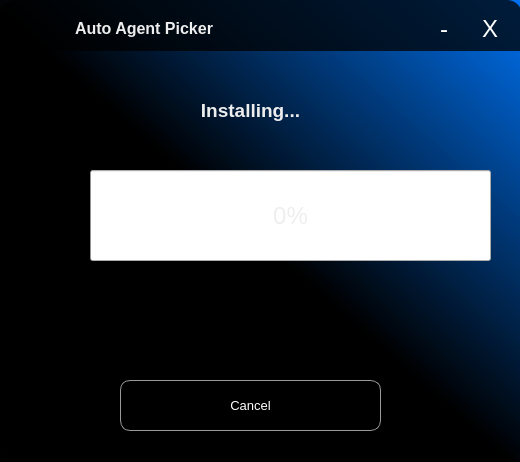
<?xml version="1.0" encoding="UTF-8"?>
<ui version="4.0">
 <class>Form</class>
 <widget class="QWidget" name="Form">
  <property name="geometry">
   <rect>
    <x>0</x>
    <y>0</y>
    <width>520</width>
    <height>462</height>
   </rect>
  </property>
  <property name="font">
   <font>
    <pointsize>10</pointsize>
   </font>
  </property>
  <property name="windowTitle">
   <string>Form</string>
  </property>
  <property name="styleSheet">
   <string notr="true">QWidget {
color: #EEE;
}

#Form {
background-color: qlineargradient(spread:pad, x1:0.487562, y1:0.512, x2:1, y2:0, stop:0 rgba(0, 0, 0, 242), stop:1 rgba(0, 113, 240, 238));
}

#widget {
	border-radius: 15px;
background-color: qlineargradient(spread:pad, x1:0.487562, y1:0.512, x2:1, y2:0, stop:0 rgba(0, 0, 0, 242), stop:1 rgba(0, 113, 240, 238));
color: #EEE;
}

#appHeader {
	background-color: rgba(0, 0, 0, 0.75);
	border: none;
	border-top-left-radius: 15px;
	border-top-right-radius: 15px;
	border: none;
}

QPushButton, QComboBox {
	background: transparent;
	border-radius: 10px;
	color: white;
	border: 1px solid #999;
}
QPushButton:hover, QLineEdit:hover {
	border-color: red;
}

QLineEdit {
	padding: 5px;
	background-color: rgba(0, 0, 0, 0.5);
	backdrop-filter: blur(5px);
	border-radius: 10px;
	color: white;
	border: 1px solid #999;
}

QCheckBox {
	background-color: transparent
}

#title {
	color: red;
}

QLabel {
	background-color: transparent;
}</string>
  </property>
  <widget class="QWidget" name="widget" native="true">
   <property name="geometry">
    <rect>
     <x>0</x>
     <y>0</y>
     <width>521</width>
     <height>461</height>
    </rect>
   </property>
   <property name="styleSheet">
    <string notr="true"/>
   </property>
   <widget class="QGroupBox" name="appHeader">
    <property name="enabled">
     <bool>true</bool>
    </property>
    <property name="geometry">
     <rect>
      <x>1</x>
      <y>0</y>
      <width>521</width>
      <height>51</height>
     </rect>
    </property>
    <property name="styleSheet">
     <string notr="true">QPushButton {
	border-radius: 2px;
	height: 30px;
	width: 30px;
	border: 5px solid transparent;
}
QPushButton:hover {
	background-color: rgba(255, 255, 255, 0.1);
}

#appIcon {
	width: 50px;
	min-width: 50px;
}</string>
    </property>
    <property name="alignment">
     <set>Qt::AlignLeading|Qt::AlignLeft|Qt::AlignVCenter</set>
    </property>
    <layout class="QHBoxLayout" name="header_2">
     <property name="leftMargin">
      <number>15</number>
     </property>
     <property name="topMargin">
      <number>3</number>
     </property>
     <property name="bottomMargin">
      <number>0</number>
     </property>
     <item alignment="Qt::AlignHCenter">
      <widget class="QLabel" name="appIcon">
       <property name="whatsThis">
        <string>&lt;html&gt;&lt;head/&gt;&lt;body&gt;&lt;p&gt;&lt;br/&gt;&lt;/p&gt;&lt;/body&gt;&lt;/html&gt;</string>
       </property>
       <property name="styleSheet">
        <string notr="true">border-image: url(:/res/icon.ico) 0;
width: 30px;
max-width: 40px;</string>
       </property>
       <property name="text">
        <string/>
       </property>
      </widget>
     </item>
     <item>
      <widget class="QLabel" name="label_2">
       <property name="font">
        <font>
         <pointsize>12</pointsize>
         <weight>75</weight>
         <bold>true</bold>
        </font>
       </property>
       <property name="text">
        <string>Auto Agent Picker</string>
       </property>
      </widget>
     </item>
     <item>
      <spacer name="horizontalSpacer">
       <property name="orientation">
        <enum>Qt::Horizontal</enum>
       </property>
       <property name="sizeHint" stdset="0">
        <size>
         <width>40</width>
         <height>20</height>
        </size>
       </property>
      </spacer>
     </item>
     <item>
      <widget class="QPushButton" name="minimizeBtn">
       <property name="font">
        <font>
         <pointsize>18</pointsize>
         <weight>50</weight>
         <bold>false</bold>
        </font>
       </property>
       <property name="cursor">
        <cursorShape>PointingHandCursor</cursorShape>
       </property>
       <property name="styleSheet">
        <string notr="true"/>
       </property>
       <property name="text">
        <string>-</string>
       </property>
      </widget>
     </item>
     <item>
      <widget class="QPushButton" name="exitBtn">
       <property name="font">
        <font>
         <pointsize>18</pointsize>
         <weight>50</weight>
         <bold>false</bold>
        </font>
       </property>
       <property name="cursor">
        <cursorShape>PointingHandCursor</cursorShape>
       </property>
       <property name="whatsThis">
        <string>&lt;html&gt;&lt;head/&gt;&lt;body&gt;&lt;p&gt;&lt;br/&gt;&lt;/p&gt;&lt;/body&gt;&lt;/html&gt;</string>
       </property>
       <property name="styleSheet">
        <string notr="true">QPushButton:hover {
	background-color: red;
}</string>
       </property>
       <property name="text">
        <string>X</string>
       </property>
      </widget>
     </item>
    </layout>
   </widget>
   <widget class="QLabel" name="label">
    <property name="geometry">
     <rect>
      <x>160</x>
      <y>70</y>
      <width>181</width>
      <height>81</height>
     </rect>
    </property>
    <property name="font">
     <font>
      <pointsize>14</pointsize>
      <weight>75</weight>
      <bold>true</bold>
     </font>
    </property>
    <property name="text">
     <string>Installing...</string>
    </property>
    <property name="alignment">
     <set>Qt::AlignCenter</set>
    </property>
   </widget>
   <widget class="QProgressBar" name="progress">
    <property name="geometry">
     <rect>
      <x>90</x>
      <y>170</y>
      <width>401</width>
      <height>91</height>
     </rect>
    </property>
    <property name="font">
     <font>
      <pointsize>18</pointsize>
     </font>
    </property>
    <property name="value">
     <number>0</number>
    </property>
   </widget>
   <widget class="QPushButton" name="cancelBtn">
    <property name="geometry">
     <rect>
      <x>120</x>
      <y>380</y>
      <width>261</width>
      <height>51</height>
     </rect>
    </property>
    <property name="font">
     <font>
      <pointsize>10</pointsize>
     </font>
    </property>
    <property name="cursor">
     <cursorShape>PointingHandCursor</cursorShape>
    </property>
    <property name="text">
     <string>Cancel</string>
    </property>
   </widget>
   <widget class="QLabel" name="error">
    <property name="geometry">
     <rect>
      <x>80</x>
      <y>280</y>
      <width>341</width>
      <height>31</height>
     </rect>
    </property>
    <property name="font">
     <font>
      <pointsize>11</pointsize>
     </font>
    </property>
    <property name="styleSheet">
     <string notr="true">color: red;</string>
    </property>
    <property name="text">
     <string/>
    </property>
    <property name="alignment">
     <set>Qt::AlignCenter</set>
    </property>
   </widget>
  </widget>
 </widget>
 <resources>
  <include location="resources.qrc"/>
 </resources>
 <connections/>
</ui>
